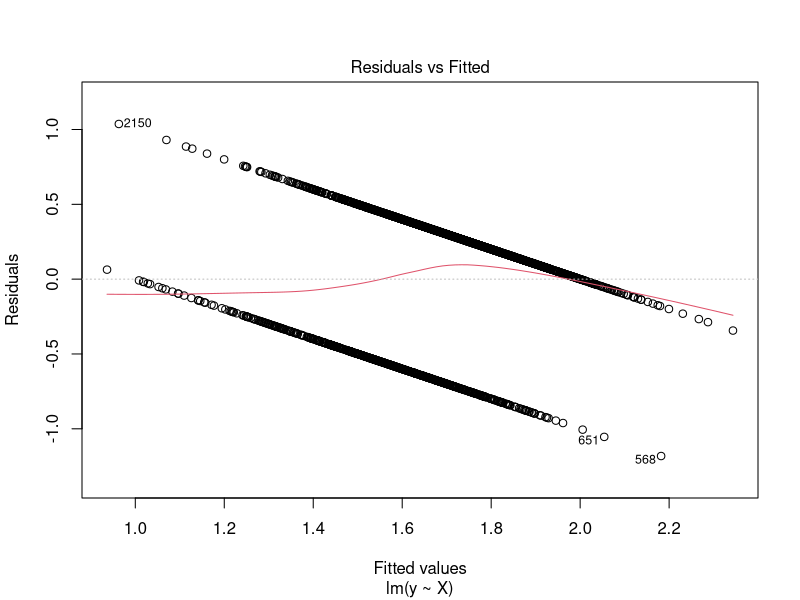
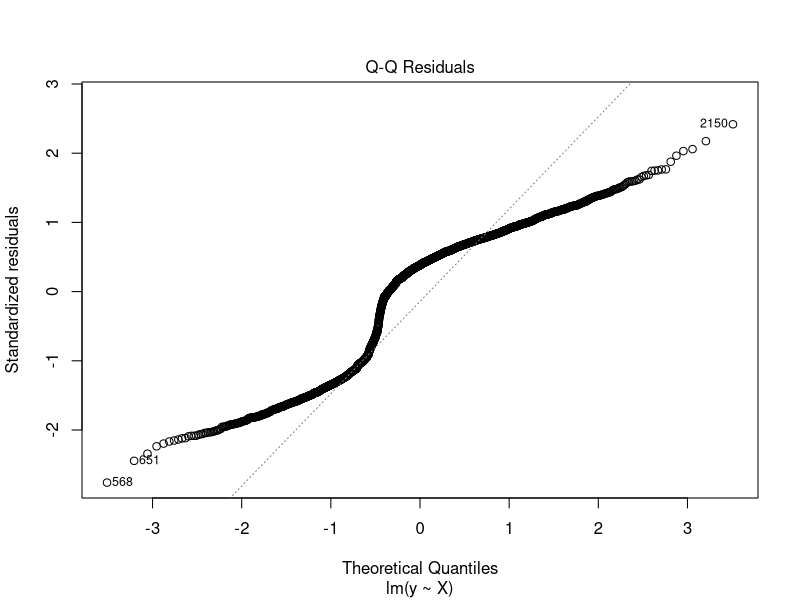
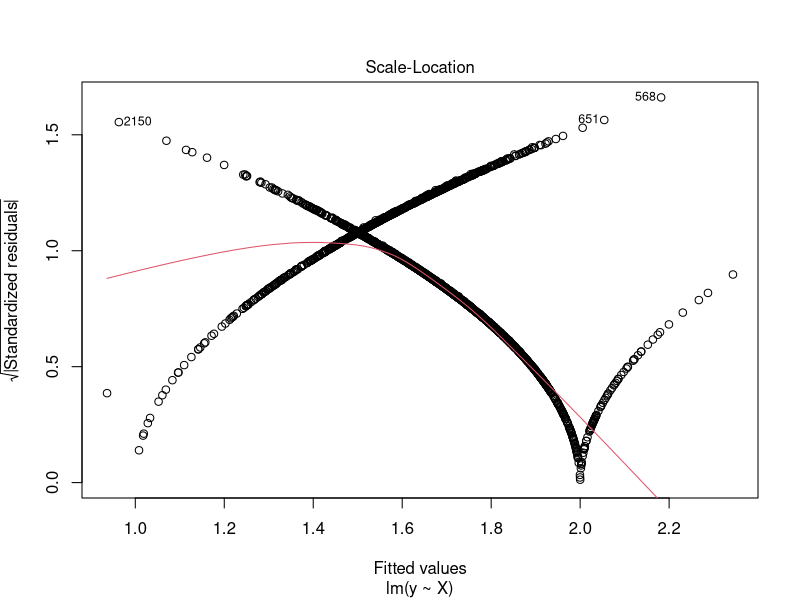
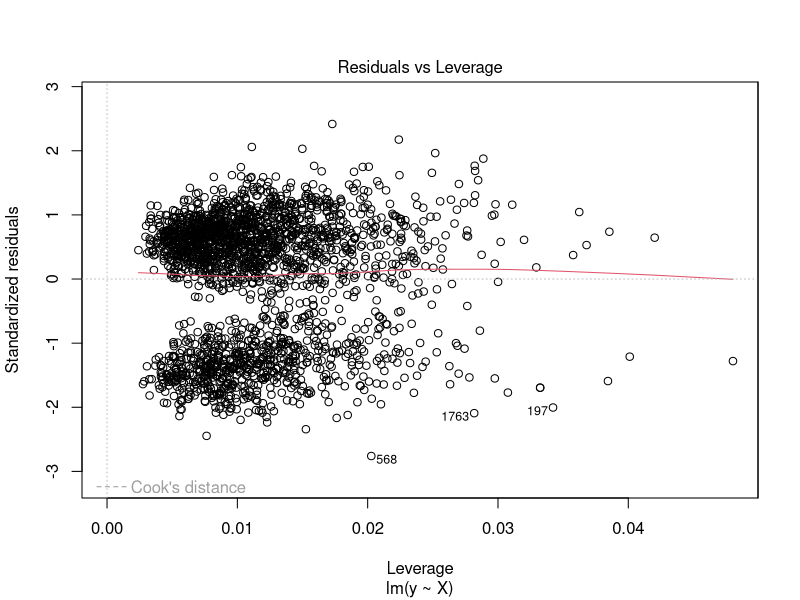

R code for these plots, in order:
#Big Data Science: Assignment 1 - Solutions
#
# This assignment is based on the R tutorial code on regression, crossvalidation, 
# and regularization. The data used in the tutorial are Big Five personality trait 
# questionnaire scores from 2800 students, including thei age, education, and gender. 
# There are a total of six assignments. Grading is based on the correctness of the 
# output variables and the code used to produce the output.
#
# To achieve a maximum score you will need to use the internet (e.g. function documentations, 
# stack overflow) to learn about additional functions and parameter settings that were 
# not part of the tutorial.
#
# Author: christian.pfeiffer@uzh.ch



#Load software packages and prepare the data

#load required packages
if(!require("psych")){
  install.packages("psych")
  library("psych")
}

if(!require("glmnet")){
  install.packages("glmnet")
  library("glmnet")
}

if(!require("Matrix")){
  install.packages("Matrix")
  library("Matrix")
}

#load the dataset from: https://www.personality-project.org/r/html/bfi.html
data('bfi')

#remove participants with missing values
ind = rowSums(is.na(bfi))==0
bfi = bfi[ind,]

#Features: Big Five questionnaire scores
X = bfi[,c(1:5,6:10,11:15,16:20,21:25)]
rownames(X)= NULL
X = data.matrix(X, rownames.force = NA)

#Labels: Gender
y = bfi[,c(26)]
rownames(y)= NULL
y = data.matrix(y, rownames.force = NA)
y = rowMeans(y)


#Task 1
#
#Inspect your data. Return the following variables "nfeatures" (number of features), "nsamples" 
#(number of samples), "minlabel" (minimum value across labels), "maxlabel" (maximum value across labels).

nfeatures = dim(X)[2]
nsamples = dim(X)[1]
minlabel = min(y)
maxlabel = max(y)

print(nfeatures)
print(nsamples)
print(minlabel)
print(maxlabel)


#Task 2
#
#Predict y from X using a linear regression (no regularization, no crossvalidation). Return a variable 
#"rsquared" that contains the R-squared value of the model fit with at least four-digit precision (e.g. rsquared = 0.9752).

options(digits=4) # if we want to keep 4 significant digits.
fit.lm <- lm(y~X)
plot(fit.lm)
s.fit.lm <- summary(fit.lm)
print(s.fit.lm$r.squared)


#Task 3
#
#Predict y from X using a LASSO regression (no crossvalidation) with lambda=0.05. Inspect the 
#coefficients of the fitted LASSO model (e.g. "fit$beta") and return a variable "ncoeff" that contains 
#the number of non-zero coefficients in the model.

fit=glmnet(X,y,alpha=1,lambda=0.05)

ncoeff = sum(fit$beta!=0)

print(ncoeff)


#Task 4
#
#Predict y from X using a RIDGE regression (no crossvalidation). Hint: The difference between RIDGE and 
#LASSO regresssion in glmntet is in the choice of the alpha parameter (Use the internet to learn more 
#about the alpha parameter in glmnet, and about the difference between RIDGE and LASSO).
#
#Your task is to compare the coefficients two different RIDGE model model fits. The first model uses less 
#regularization (lambda=0.01) and the second model more regularization (lambda=1). Return two variables 
#"less_reg" and "more_reg" that each contain the minimum, maximum, and max-min difference of coefficient 
#values for each case, using at least a four-digit precision. Example: coefficients=c(-2,0,-5,4,1), 
#return_variable=c(-5.0000,4.0000,9.0000).

fit = glmnet(X,y,alpha=0,lambda=0.01)
less_reg = c(min(fit$beta), max(fit$beta), max(fit$beta) - min(fit$beta))

fit = glmnet(X,y,alpha=0,lambda=1)
more_reg = c(min(fit$beta), max(fit$beta), max(fit$beta) - min(fit$beta))

print(less_reg)
print(more_reg)


#Task 5
#
#Predict y from X using a LASSO regression with crossvalidation (glmnet default parameters for lambda and cv). 
#What is the maximum number of coefficients that can be dropped (set to zero) before LASSO looses fit performance 
#over linear regression? The loss of performance is defined as LASSO Mean-Squared Error confidence intervals 
#exceeding the Mean-Squared Error of the linear regression. Return a variable "ndrop" that contains the number 
#of coefficients that can be dropped.

lasso = cv.glmnet(X,y,alpha=1)
reg = cv.glmnet(X,y,alpha=0,lambda=exp(c(-10,-9)))

total = reg$nzero[1]
nonzero= min(lasso$nzero[lasso$cvlo <= mean(reg$cvm)])
ndrop = total-nonzero
ndrop=unname(ndrop)
print(ndrop)


#Task 6
#
#How much can we improve the model by adding polynomial features? To answer this question, extend the 25 
#features in X with second-order polynomials and interactions (X2 with 350 features). Consult the Tutorial 
#code section "Adding nonlinear predictors" for adding second-order polynomials. Then, run LASSO regressions 
#for predicting y from X (simple model) and y from X2 (polynomial model) using crossvalidation (default 
#parameters for lambda and cv). Return a variable "comparison" containing the minimum average Mean-Squared 
#Error for: the simple model, the polynomial model, and the polynomial - simple model difference using at least 
#four-point precision (i.e. comparison = c(0.5000,0.4200,0.0800)

#polynomial features
pairs <- t(combn(ncol(X), 2))
interactions <- sapply(seq(choose(ncol(X), 2)), function(i){
  X[,pairs[i,1]]*X[,pairs[i,2]]
})
X2 <- cbind(X, X^2, interactions)

#fit the models
fit <- cv.glmnet(X, y)
fit_poly <- cv.glmnet(X2, y)

#extract performance
performance = c(min(fit$cvm),min(fit_poly$cvm),min(fit$cvm)-min(fit_poly$cvm))

print(performance)

